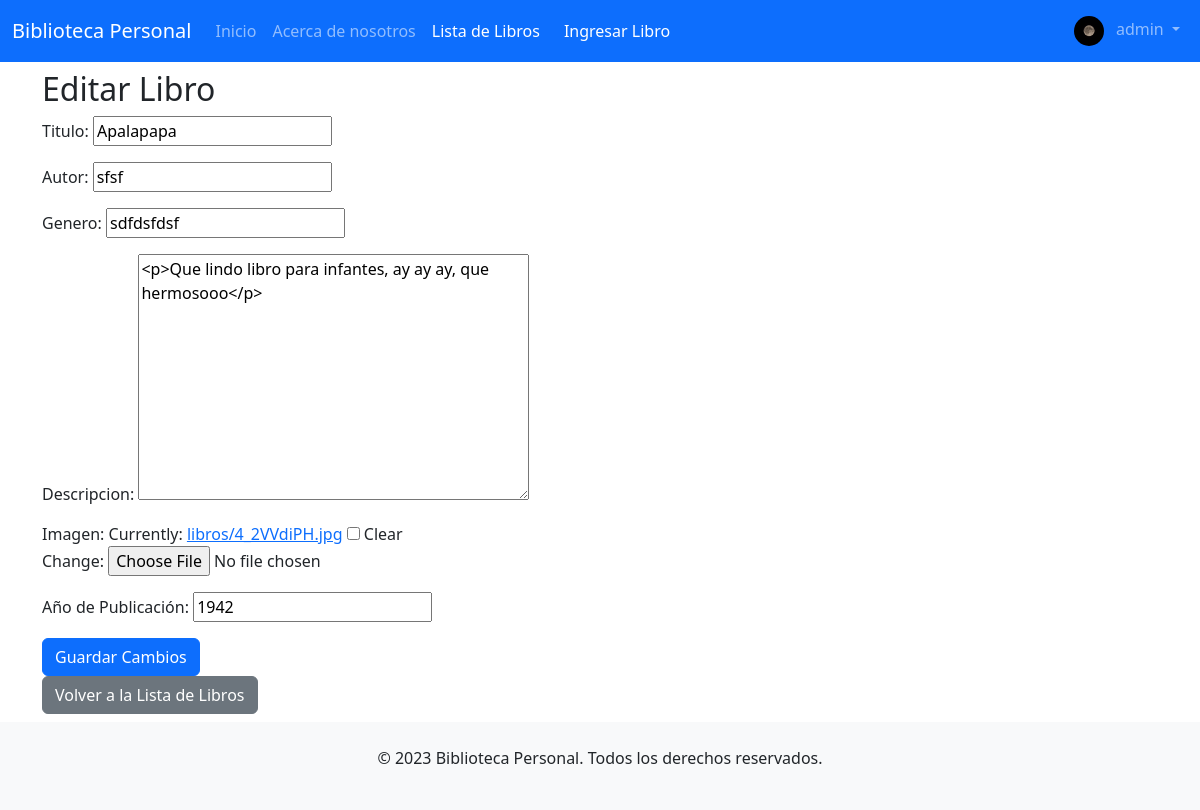
The app's page /libros/libro/editar/28/ (signed in), older data.
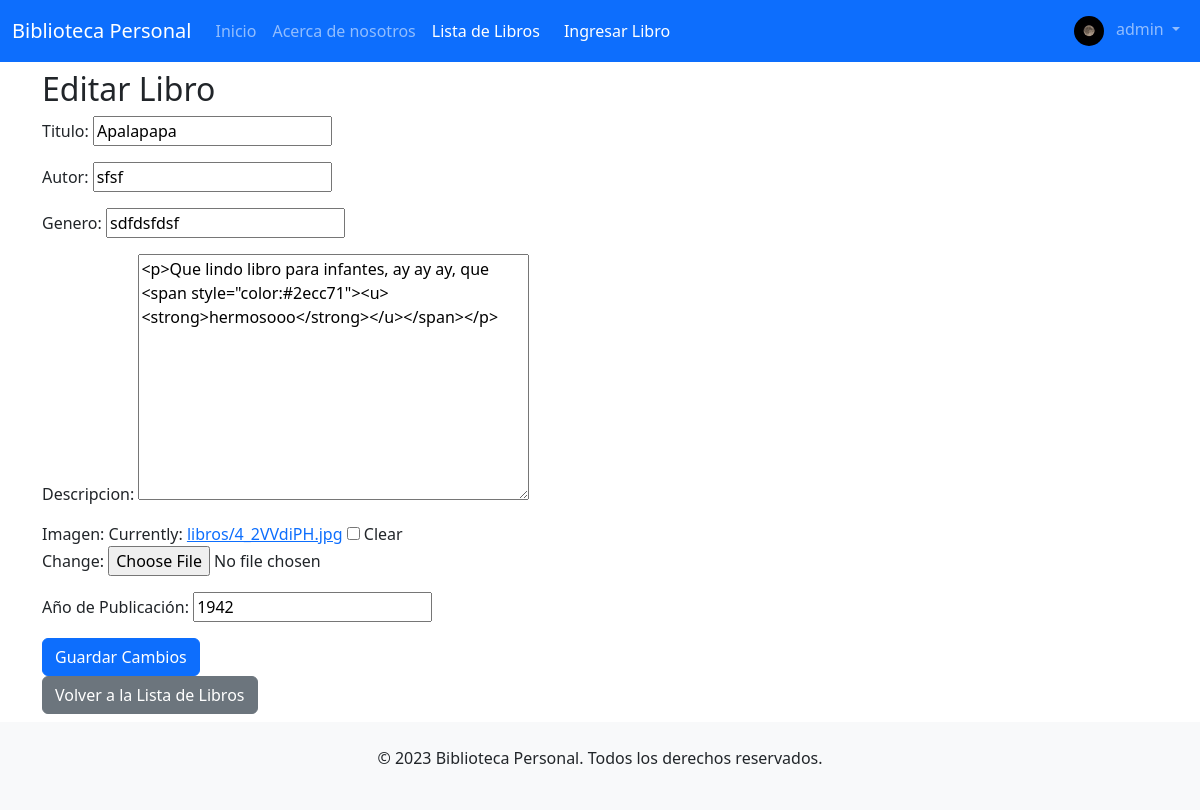
The same page, newer data.
### libros/models.py (models this page shows, shortened)
class Libro(models.Model):
    titulo = models.CharField(max_length=255)
    autor = models.CharField(max_length=100)
    genero = models.CharField(max_length=50)
    descripcion = RichTextField(blank=True, null=True)
    imagen = models.ImageField(upload_to='libros/', blank=True, null=True)
    usuario = models.ForeignKey(User, on_delete=models.CASCADE, related_name='libros', null=True)
    ano_publicacion = models.IntegerField('Año de Publicación', blank=True, null=True)

### libros/views.py (the view, shortened to what this page needs)
# urls.py: path('libro/editar/<int:pk>/', EditarLibroView.as_view(), name='editar_libro'),
class EditarLibroView(LoginRequiredMixin, UpdateView):
    model = Libro
    form_class = LibroForm
    template_name = 'libros/editar_libro.html'
    success_url = reverse_lazy('lista_libros')
    def get_context_data(self, **kwargs):
        context = super().get_context_data(**kwargs)
        context['libro'] = self.get_object()
        return context

### libros/forms.py
class LibroForm(forms.ModelForm):
    class Meta:
        model = Libro
        fields = ['titulo', 'autor', 'genero', 'descripcion', 'imagen', 'ano_publicacion']

### libros/templates/libros/editar_libro.html
{% extends 'inicio/homepage.html' %} {% block content %}
<h2>Editar Libro</h2>
<form method="post" enctype="multipart/form-data">
  {% csrf_token %} {{ form.media }} {{ form.as_p }}
  <button type="submit" class="btn btn-primary">Guardar Cambios</button>
</form>
<a href="{% url 'lista_libros' %}" class="btn btn-secondary"
  >Volver a la Lista de Libros</a
>
{% endblock %}

Row changes from the older to the newer data that the page shows:
changed Libro "Apalapapa": descripcion "<p>Que lindo libro para infantes, ay ay ay, que hermosooo</p>" → "<p>Que lindo libro para infantes, ay ay ay, que <span style=\"color:#2ecc71\"><u><strong>hermosooo</strong></u></span></p>"
